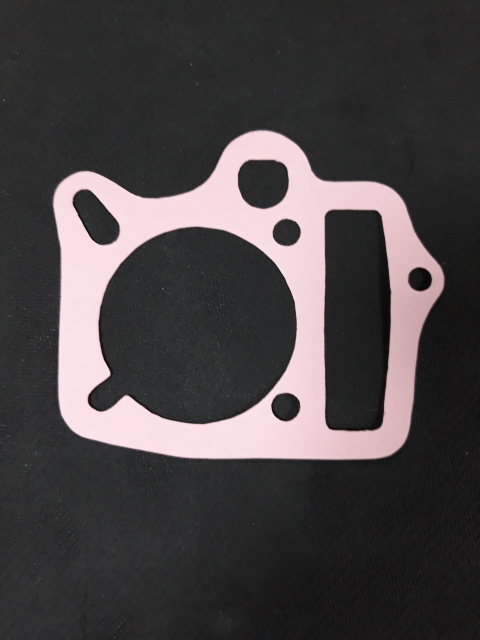
#> input picture detecterror-v2/src/input/good.jpg, 960 x 1280 px (shown at 1/2 size)
$ python test_handle_example_image.py   (older library calls are emulated)
#> lines starting #> are read from the running program, lines starting #| are printed output that depends on the picture
#> further down, img is the input picture: shape (1280, 960, 3); mean B, G, R 68.4, 67.1, 71.9
### detecterror-v2/src/translations.py
import cv2
import numpy as np

from possible import Possible


def convert_image_to_thresh(img):
    hsv = cv2.cvtColor(img, cv2.COLOR_BGR2HSV)
#> hsv: shape (1280, 960, 3); mean H, S, V 71.3, 11.5, 72.6
    hue, saturation, value = cv2.split(hsv)
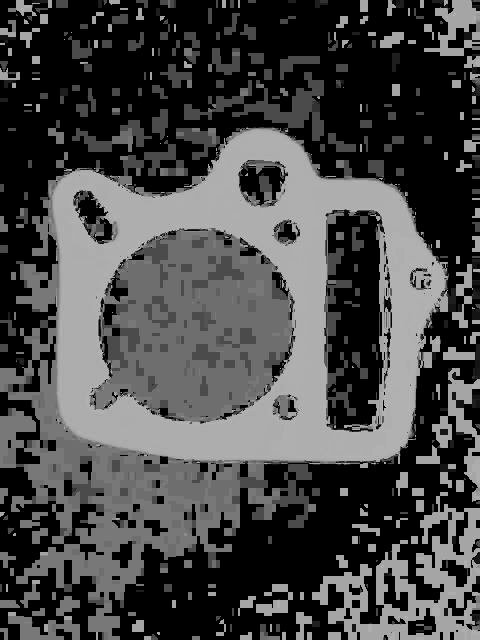
#> hue: shape (1280, 960) (shown at 1/2 size); min 0, max 179, mean 71.3
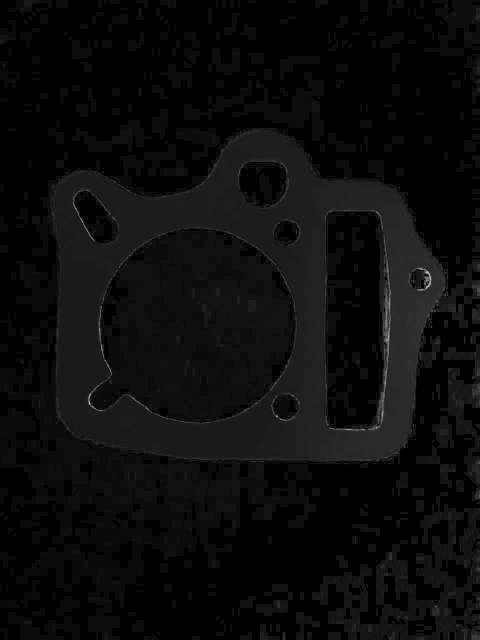
#> saturation: shape (1280, 960) (shown at 1/2 size); min 0, max 255, mean 11.5
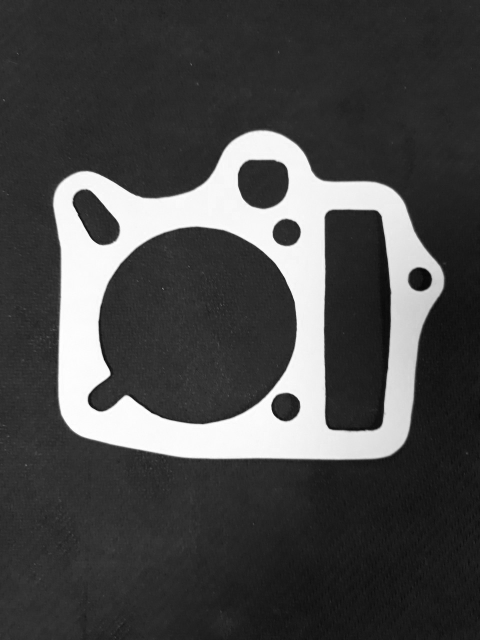
#> value: shape (1280, 960) (shown at 1/2 size); min 1, max 255, mean 72.6
    blur = cv2.GaussianBlur(value, (3, 3), 0)
    thresh = cv2.adaptiveThreshold(
        blur, 255, cv2.ADAPTIVE_THRESH_GAUSSIAN_C, cv2.THRESH_BINARY_INV, 3, 2)
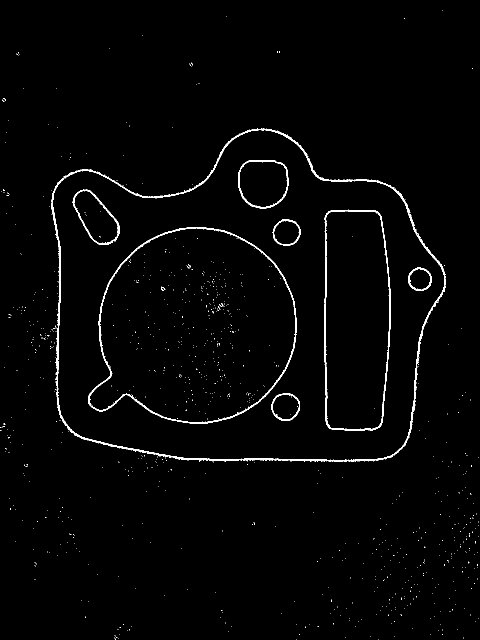
#> thresh: shape (1280, 960) (shown at 1/2 size); 1.6% white in thin lines or dots
    return thresh


# [109 lines left out: functions resize_image, crop_image_by_max_area, highlight_contours, find_contours, background_subtraction, rotation_react_90, not called in this run]

### detecterror-v2/src/handle_request.py
import cv2
from skimage.measure import compare_ssim
import numpy as np

from translations import (highlight_contours, background_subtraction,
                          rotation_react_90, find_contours, resize_image, convert_image_to_thresh, crop_image_by_max_area)
from detects import is_error1, is_error2
from possible import Possible


# [4 lines left out: function handle_background, not called in this run]


def handle_example_image(img):
    # convert image to thresh
    img = convert_image_to_thresh(img)
    img_background = cv2.imread("pattern/background.jpg")
    img_background = convert_image_to_thresh(img_background)

    # remove backgournd
    resized_img = resize_image(img_background, img)
    diff = resized_img - img_background

    contours, hierarchy = cv2.findContours(
        diff, cv2.RETR_LIST, cv2.CHAIN_APPROX_SIMPLE)
    max_area = -1
    index_max_area = -1
    possibles = []
    for i in range(0, len(contours)):
        possible = Possible(contours[i])
        possibles.append(possible)
        if max_area < possible.bounding_react_area:
            index_max_area = i
            max_area = possible.bounding_react_area

    # find contours possible
    possible_contours = []
    possible_max_area = possibles[index_max_area]
    x_min = possible_max_area.bounding_react_x
    y_min = possible_max_area.bounding_react_y
    x_max = x_min + possible_max_area.bounding_react_with
    y_max = y_min + possible_max_area.bounding_react_height
    for possible in possibles:
        x = possible.bounding_react_x
        y = possible.bounding_react_y
        if x >= x_min and x <= x_max and y >= y_min and y <= y_max:
            possible_contours.append(possible.contour)

    height = diff.shape[0]
    width = diff.shape[1]
    img_contours = np.zeros((height, width, 3), dtype=np.uint8)
    cv2.drawContours(img_contours, possible_contours, -1, [0, 255, 0], 2)
    cv2.imwrite("output/draw_contours.png", img_contours)

    # img_contours = convert_image_to_thresh(img_contours)
    # crop_image = crop_image_by_max_area(img_contours)

    return diff


# [27 lines left out: function handle_detect, not called in this run]

### detecterror-v2/src/test_handle_example_image.py
import cv2

from handle_request import handle_example_image

img = cv2.imread("input/good.jpg")
#> (the run stopped early here; a loop or call above may not have finished)
